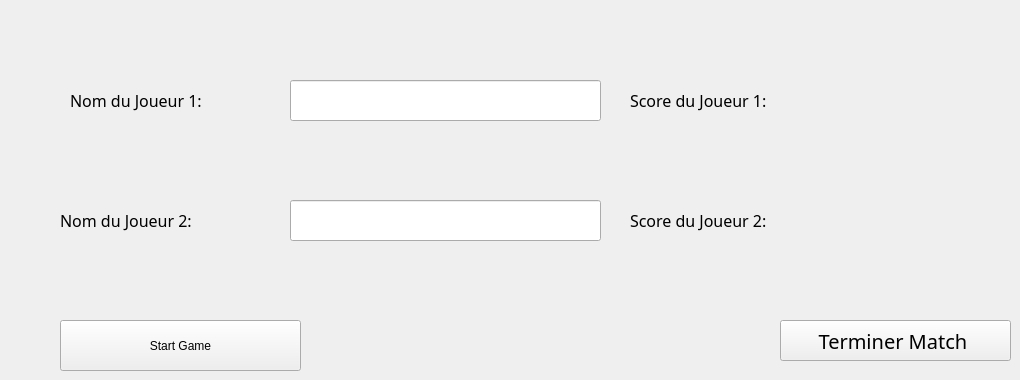
     <widget class="QWidget" name="tab_12">
      <attribute name="title">
       <string>Match</string>
      </attribute>
      <widget class="QLabel" name="player1_score_label">
       <property name="geometry">
        <rect>
         <x>630</x>
         <y>80</y>
         <width>281</width>
         <height>41</height>
        </rect>
       </property>
       <property name="font">
        <font>
         <family>Corbel</family>
         <pointsize>12</pointsize>
         <weight>50</weight>
         <italic>false</italic>
         <bold>false</bold>
        </font>
       </property>
       <property name="text">
        <string>Score du Joueur 1:</string>
       </property>
      </widget>
      <widget class="QLabel" name="player2_score_label">
       <property name="geometry">
        <rect>
         <x>630</x>
         <y>200</y>
         <width>281</width>
         <height>41</height>
        </rect>
       </property>
       <property name="font">
        <font>
         <family>Corbel</family>
         <pointsize>12</pointsize>
         <weight>50</weight>
         <italic>false</italic>
         <bold>false</bold>
        </font>
       </property>
       <property name="text">
        <string>Score du Joueur 2:</string>
       </property>
      </widget>
      <widget class="QLabel" name="player1_score_arduino">
       <property name="geometry">
        <rect>
         <x>820</x>
         <y>60</y>
         <width>111</width>
         <height>71</height>
        </rect>
       </property>
       <property name="font">
        <font>
         <family>Myanmar Text</family>
         <pointsize>18</pointsize>
         <weight>9</weight>
         <italic>false</italic>
         <bold>false</bold>
        </font>
       </property>
       <property name="text">
        <string/>
       </property>
      </widget>
      <widget class="QLabel" name="player2_score_aduino">
       <property name="geometry">
        <rect>
         <x>820</x>
         <y>180</y>
         <width>111</width>
         <height>71</height>
        </rect>
       </property>
       <property name="font">
        <font>
         <family>Myanmar Text</family>
         <pointsize>18</pointsize>
         <weight>9</weight>
         <italic>false</italic>
         <bold>false</bold>
        </font>
       </property>
       <property name="styleSheet">
        <string notr="true"/>
       </property>
       <property name="text">
        <string/>
       </property>
      </widget>
      <widget class="QPushButton" name="game_over">
       <property name="geometry">
        <rect>
         <x>780</x>
         <y>320</y>
         <width>231</width>
         <height>41</height>
        </rect>
       </property>
       <property name="font">
        <font>
         <family>Corbel</family>
         <pointsize>15</pointsize>
         <weight>9</weight>
         <italic>false</italic>
         <bold>false</bold>
        </font>
       </property>
       <property name="text">
        <string>Terminer Match </string>
       </property>
      </widget>
      <widget class="QLabel" name="player1_name_label">
       <property name="geometry">
        <rect>
         <x>70</x>
         <y>80</y>
         <width>281</width>
         <height>41</height>
        </rect>
       </property>
       <property name="font">
        <font>
         <family>Corbel</family>
         <pointsize>12</pointsize>
         <weight>50</weight>
         <italic>false</italic>
         <bold>false</bold>
        </font>
       </property>
       <property name="text">
        <string>Nom du Joueur 1:</string>
       </property>
      </widget>
      <widget class="QLabel" name="player2_name_label">
       <property name="geometry">
        <rect>
         <x>60</x>
         <y>200</y>
         <width>281</width>
         <height>41</height>
        </rect>
       </property>
       <property name="font">
        <font>
         <family>Corbel</family>
         <pointsize>12</pointsize>
         <weight>50</weight>
         <italic>false</italic>
         <bold>false</bold>
        </font>
       </property>
       <property name="text">
        <string>Nom du Joueur 2:</string>
       </property>
      </widget>
      <widget class="QLineEdit" name="player_name_2_edit">
       <property name="geometry">
        <rect>
         <x>290</x>
         <y>200</y>
         <width>311</width>
         <height>41</height>
        </rect>
       </property>
      </widget>
      <widget class="QLineEdit" name="player_name_1_edit">
       <property name="geometry">
        <rect>
         <x>290</x>
         <y>80</y>
         <width>311</width>
         <height>41</height>
        </rect>
       </property>
      </widget>
      <widget class="QPushButton" name="start_game">
       <property name="geometry">
        <rect>
         <x>60</x>
         <y>320</y>
         <width>241</width>
         <height>51</height>
        </rect>
       </property>
       <property name="text">
        <string>Start Game</string>
       </property>
      </widget>
     </widget>
